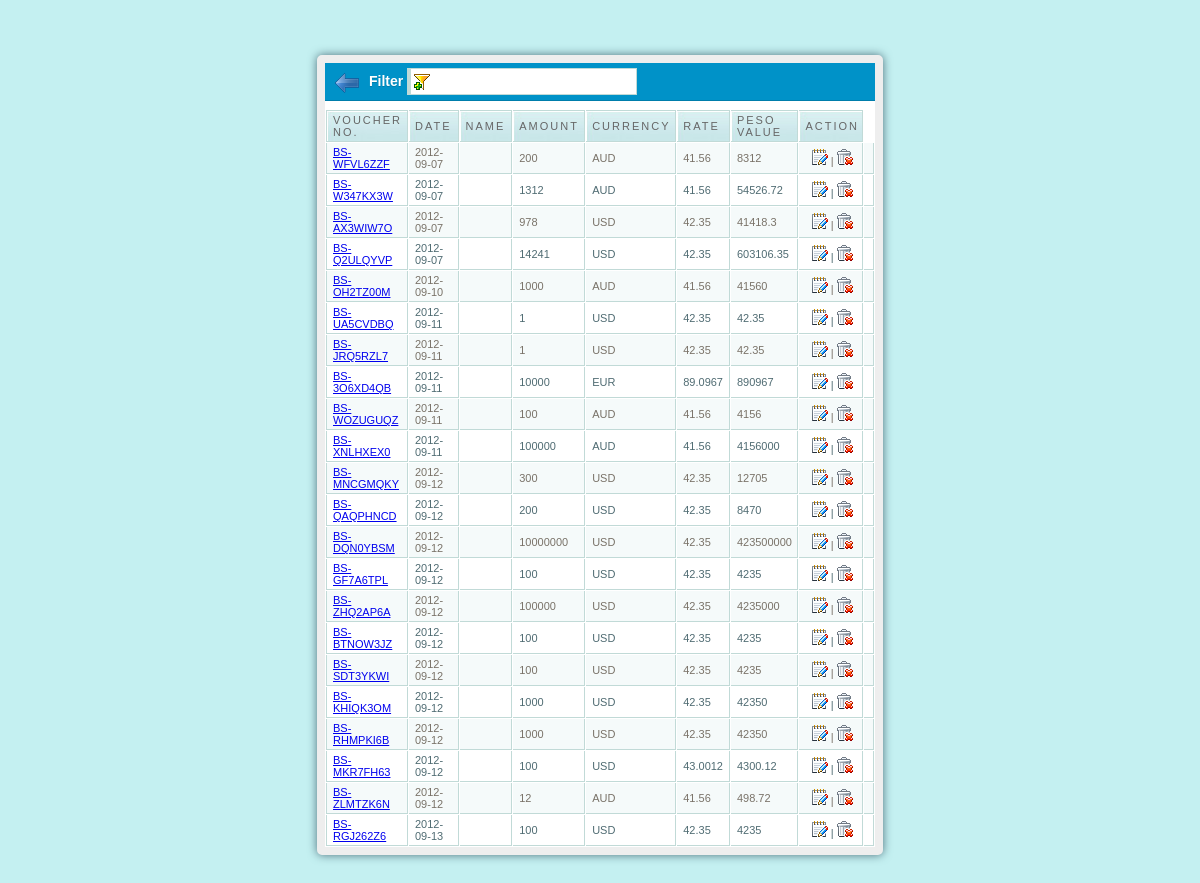
/AXCurrency/masterfile.php (signed in), run on the app's committed database.
### tables this page shows
CREATE TABLE `report` (
  `id` int(11) NOT NULL,
  `transaction_nu` varchar(30) NOT NULL,
  `date` varchar(30) NOT NULL,
  `name` varchar(30) NOT NULL,
  `currency` varchar(10) NOT NULL,
  `rate` varchar(100) NOT NULL,
  `pesoval` varchar(100) NOT NULL,
  `branch` varchar(100) NOT NULL,
  `amount` varchar(100) NOT NULL,
  `ttype` varchar(100) NOT NULL,
  `payment` varchar(100) NOT NULL
);

### AXCurrency/masterfile.php (the view, shortened to what this page needs)
<html>
<head>
<link href="src/facebox.css" media="screen" rel="stylesheet" type="text/css" />
<link rel="stylesheet" href="febe/style.css" type="text/css" media="screen" charset="utf-8">
</head>
<body>
<div id="mainwrapper" style="width: 550px;">
<h1>
	<a id="addq" href="home.php" title="click to enter homepage" style="background-image:url('images/out.png'); background-repeat:no-repeat; padding: 3px 12px 12px; margin-right: 10px;"></a>
	<label for="filter">Filter</label> <input type="text" name="filter" value="" id="filter" />
</h1>
		<table cellpadding="1" cellspacing="1" id="resultTable">
			<thead>
				<tr>
					<th width="133"  style="border-left: 1px solid #C1DAD7"> Voucher No. </th>
					<th width="133"> Date </th>
					<th width="133"> Name </th>
					<th width="133"> Amount </th>
					<th width="133"> Currency </th>
					<th width="133"> Rate </th>
					<th width="133"> Peso Value </th>
					<th> Action </th>
				</tr>
			</thead>
			<tbody>
			<?php
				include('db.php');
				$result = mysqli_query($bd,"SELECT * FROM report");
				while($row = mysqli_fetch_array($result))
					{
						echo '<tr class="record">';
						echo '<td style="border-left: 1px solid #C1DAD7;"><a rel="facebox" href="viewserial.php?id='.$row['transaction_nu'].'" title="Click To View Use Serial">'.$row['transaction_nu'].'</a></td>';
						echo '<td>'.$row['date'].'</td>';
						echo '<td>';
						echo '</td>';
						echo '<td>'.$row['amount'].'</td>';
						echo '<td>'.$row['currency'].'</td>';
						echo '<td>';
						$ffff=$row['rate'];
						echo $ffff;
						echo '</td>';
						echo '<td>'.$row['pesoval'].'</td>';
						echo '<td><div align="center"><a rel="facebox" href="editratesnn.php?id='.$row['id'].'" title="Click To Edit"><img src="images/edit.gif"></a>';
						if ($_SESSION['SESS_FIRST_NAME']=="1")
							{
							  echo ' | '.'<a href="#" id="'.$row['id'].'" class="delbutton" title="Click To Delete"><img src="images/delete.gif"></a>';
							}
						echo '</div><td>';
						echo '</tr>';
					}
				?>
			</tbody>
		</table>
</div>
</body>
</html>

### AXCurrency/febe/style.css (style rules this page uses)
body { background: none repeat scroll 0 0 #C4F0F1; font-size: 12px; }
#resultTable { background-color: white; margin-top: 8px; width: 100%; color:#000000; }
#resultTable th.sortable { background: url("bg_header.jpg") no-repeat scroll 0 0 #CAE8EA; border-bottom: 1px solid #C1DAD7; border-right: 1px solid #C1DAD7; border-top: 1px solid #C1DAD7; color: #4F6B72; font: normal 11px "Trebuchet MS",Verdana,Arial,Helvetica,sans-serif; letter-spacing: 2px; padding: 3px 3px 3px 6px; text-align: left; text-transform: uppercase; color: #666; cursor: pointer; text-decoration: none; }
#resultTable th { background: url("bg_header.jpg") no-repeat scroll 0 0 #CAE8EA; border-bottom: 1px solid #C1DAD7; border-right: 1px solid #C1DAD7; border-top: 1px solid #C1DAD7; color: #4F6B72; font: normal 11px "Trebuchet MS",Verdana,Arial,Helvetica,sans-serif; letter-spacing: 2px; padding: 3px 3px 3px 6px; text-align: left; text-transform: uppercase; color: #666; cursor: pointer; text-decoration: none; }
#resultTable td { background: none repeat scroll 0 0 #FFFFFF; border-bottom: 1px solid #C1DAD7; border-right: 1px solid #C1DAD7; color: #4F6B72; padding: 3px 3px 3px 6px; font: normal 11px "Trebuchet MS",Verdana,Arial,Helvetica,sans-serif; }
#resultTable td.odd { background: none repeat scroll 0 0 #F5FAFA; color: #797268; font: normal 11px "Trebuchet MS",Verdana,Arial,Helvetica,sans-serif; }
#filter { width: 230px; border: 1px solid #C1DAD7; border-left: 4px solid #C1DAD7; padding:5px; background-image:url('../images/filter.gif'); background-repeat:no-repeat; background-position: 3px 5px; padding-left:20px; }
#addq { padding:3px; text-decoration:none; color:#000; }
#mainwrapper { background: none repeat scroll 0 0 #FFFFFF; border: 8px solid #EEEEEE; border-radius: 5px 5px 5px 5px; box-shadow: 0 0 10px #4E707C; margin: 5em auto; position: relative; text-align: left; width: 500px; font: normal 11px "Trebuchet MS",Verdana,Arial,Helvetica,sans-serif; }
#mainwrapper h1 { background: none repeat scroll 0 0 #0092C8; border-bottom: 1px solid #007DAB; color: #FFFFFF; font-size: 14px; margin: 0; padding: 5px 10px; text-shadow: 0 1px 0 #007DAB; }
#mainwrapper h1 a { color: #FFFFFF; font-family:lucida sans; }

### data on the page
report: transaction_nu "BS-WFVL6ZZF", date "2012-09-07", amount "200", currency "AUD", rate "41.56", pesoval "8312"
report: transaction_nu "BS-W347KX3W", date "2012-09-07", amount "1312", currency "AUD", rate "41.56", pesoval "54526.72"
report: transaction_nu "BS-AX3WIW7O", date "2012-09-07", amount "978", currency "USD", rate "42.35", pesoval "41418.3"
report: transaction_nu "BS-Q2ULQYVP", date "2012-09-07", amount "14241", currency "USD", rate "42.35", pesoval "603106.35"
report: transaction_nu "BS-OH2TZ00M", date "2012-09-10", amount "1000", currency "AUD", rate "41.56", pesoval "41560"
report: transaction_nu "BS-UA5CVDBQ", date "2012-09-11", amount "1", currency "USD", rate "42.35", pesoval "42.35"
report: transaction_nu "BS-JRQ5RZL7", date "2012-09-11", amount "1", currency "USD", rate "42.35", pesoval "42.35"
report: transaction_nu "BS-3O6XD4QB", date "2012-09-11", amount "10000", currency "EUR", rate "89.0967", pesoval "890967"
report: transaction_nu "BS-WOZUGUQZ", date "2012-09-11", amount "100", currency "AUD", rate "41.56", pesoval "4156"
report: transaction_nu "BS-XNLHXEX0", date "2012-09-11", amount "100000", currency "AUD", rate "41.56", pesoval "4156000"
report: transaction_nu "BS-MNCGMQKY", date "2012-09-12", amount "300", currency "USD", rate "42.35", pesoval "12705"
report: transaction_nu "BS-QAQPHNCD", date "2012-09-12", amount "200", currency "USD", rate "42.35", pesoval "8470"
report: transaction_nu "BS-DQN0YBSM", date "2012-09-12", amount "10000000", currency "USD", rate "42.35", pesoval "423500000"
report: transaction_nu "BS-GF7A6TPL", date "2012-09-12", amount "100", currency "USD", rate "42.35", pesoval "4235"
report: transaction_nu "BS-ZHQ2AP6A", date "2012-09-12", amount "100000", currency "USD", rate "42.35", pesoval "4235000"
report: transaction_nu "BS-BTNOW3JZ", date "2012-09-12", amount "100", currency "USD", rate "42.35", pesoval "4235"
report: transaction_nu "BS-SDT3YKWI", date "2012-09-12", amount "100", currency "USD", rate "42.35", pesoval "4235"
report: transaction_nu "BS-KHIQK3OM", date "2012-09-12", amount "1000", currency "USD", rate "42.35", pesoval "42350"
report: transaction_nu "BS-RHMPKI6B", date "2012-09-12", amount "1000", currency "USD", rate "42.35", pesoval "42350"
report: transaction_nu "BS-MKR7FH63", date "2012-09-12", amount "100", currency "USD", rate "43.0012", pesoval "4300.12"
report: transaction_nu "BS-ZLMTZK6N", date "2012-09-12", amount "12", currency "AUD", rate "41.56", pesoval "498.72"
report: transaction_nu "BS-RGJ262Z6", date "2012-09-13", amount "100", currency "USD", rate "42.35", pesoval "4235"
